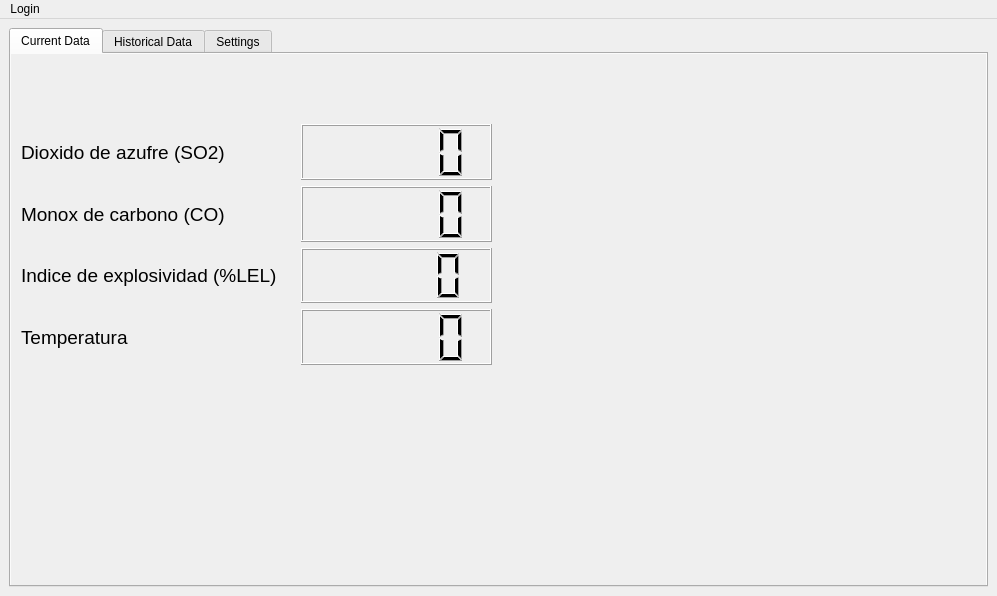
<?xml version="1.0" encoding="UTF-8"?>
<ui version="4.0">
 <class>MainWindow</class>
 <widget class="QMainWindow" name="MainWindow">
  <property name="geometry">
   <rect>
    <x>0</x>
    <y>0</y>
    <width>997</width>
    <height>596</height>
   </rect>
  </property>
  <property name="windowTitle">
   <string>MainWindow</string>
  </property>
  <widget class="QWidget" name="centralwidget">
   <layout class="QVBoxLayout" name="verticalLayout">
    <item>
     <widget class="QTabWidget" name="tabWidget">
      <property name="currentIndex">
       <number>0</number>
      </property>
      <widget class="QWidget" name="tab">
       <property name="minimumSize">
        <size>
         <width>973</width>
         <height>0</height>
        </size>
       </property>
       <property name="autoFillBackground">
        <bool>true</bool>
       </property>
       <attribute name="title">
        <string>Current Data</string>
       </attribute>
       <widget class="QWidget" name="layoutWidget">
        <property name="geometry">
         <rect>
          <x>10</x>
          <y>70</y>
          <width>256</width>
          <height>241</height>
         </rect>
        </property>
        <layout class="QVBoxLayout" name="verticalLayout_1">
         <item>
          <widget class="QLabel" name="label_SulfDioxide">
           <property name="font">
            <font>
             <pointsize>14</pointsize>
            </font>
           </property>
           <property name="text">
            <string>Dioxido de azufre (SO2)</string>
           </property>
          </widget>
         </item>
         <item>
          <widget class="QLabel" name="label_CarbonMonoxide">
           <property name="font">
            <font>
             <pointsize>14</pointsize>
            </font>
           </property>
           <property name="text">
            <string>Monox de carbono (CO)</string>
           </property>
          </widget>
         </item>
         <item>
          <widget class="QLabel" name="label_lel">
           <property name="font">
            <font>
             <pointsize>14</pointsize>
            </font>
           </property>
           <property name="text">
            <string>Indice de explosividad (%LEL)</string>
           </property>
          </widget>
         </item>
         <item>
          <widget class="QLabel" name="label_temperature">
           <property name="font">
            <font>
             <pointsize>14</pointsize>
            </font>
           </property>
           <property name="text">
            <string>Temperatura</string>
           </property>
          </widget>
         </item>
        </layout>
       </widget>
       <widget class="QWidget" name="layoutWidget">
        <property name="geometry">
         <rect>
          <x>290</x>
          <y>70</y>
          <width>191</width>
          <height>241</height>
         </rect>
        </property>
        <layout class="QVBoxLayout" name="verticalLayout_2">
         <item>
          <widget class="QLCDNumber" name="lcdNumber_sulfDioxide"/>
         </item>
         <item>
          <widget class="QLCDNumber" name="lcdNumber_carbonMonoxide"/>
         </item>
         <item>
          <widget class="QLCDNumber" name="lcdNumber_lel"/>
         </item>
         <item>
          <widget class="QLCDNumber" name="lcdNumber_temperature"/>
         </item>
        </layout>
       </widget>
       <widget class="QLabel" name="label_Picture">
        <property name="geometry">
         <rect>
          <x>280</x>
          <y>200</y>
          <width>551</width>
          <height>141</height>
         </rect>
        </property>
        <property name="text">
         <string/>
        </property>
       </widget>
       <zorder>label_Picture</zorder>
       <zorder>layoutWidget</zorder>
       <zorder>layoutWidget</zorder>
      </widget>
      <widget class="QWidget" name="tab_2">
       <attribute name="title">
        <string>Historical Data</string>
       </attribute>
       <layout class="QHBoxLayout" name="horizontalLayout">
        <item>
         <widget class="QFrame" name="horizontalFrame_chart">
          <layout class="QHBoxLayout" name="horizontalLayout_chart"/>
         </widget>
        </item>
       </layout>
      </widget>
      <widget class="QWidget" name="tab_3">
       <attribute name="title">
        <string>Settings</string>
       </attribute>
       <widget class="QPushButton" name="pushButton_serialStart">
        <property name="geometry">
         <rect>
          <x>190</x>
          <y>160</y>
          <width>80</width>
          <height>24</height>
         </rect>
        </property>
        <property name="text">
         <string>Start</string>
        </property>
       </widget>
       <widget class="QComboBox" name="comboBox_serialBaudRate">
        <property name="geometry">
         <rect>
          <x>80</x>
          <y>160</y>
          <width>72</width>
          <height>24</height>
         </rect>
        </property>
       </widget>
       <widget class="QComboBox" name="comboBox_serialPorts">
        <property name="geometry">
         <rect>
          <x>80</x>
          <y>210</y>
          <width>72</width>
          <height>24</height>
         </rect>
        </property>
       </widget>
       <widget class="QLabel" name="label_serialBaudRate">
        <property name="geometry">
         <rect>
          <x>10</x>
          <y>160</y>
          <width>61</width>
          <height>16</height>
         </rect>
        </property>
        <property name="text">
         <string>Boud Rate</string>
        </property>
       </widget>
       <widget class="QLabel" name="label_serialPort">
        <property name="geometry">
         <rect>
          <x>8</x>
          <y>210</y>
          <width>61</width>
          <height>20</height>
         </rect>
        </property>
        <property name="text">
         <string>Port (COM)</string>
        </property>
       </widget>
       <widget class="QPushButton" name="pushButton_serialClose">
        <property name="geometry">
         <rect>
          <x>190</x>
          <y>210</y>
          <width>80</width>
          <height>24</height>
         </rect>
        </property>
        <property name="text">
         <string>Close</string>
        </property>
       </widget>
      </widget>
     </widget>
    </item>
   </layout>
  </widget>
  <widget class="QMenuBar" name="menubar">
   <property name="geometry">
    <rect>
     <x>0</x>
     <y>0</y>
     <width>997</width>
     <height>21</height>
    </rect>
   </property>
   <widget class="QMenu" name="menuLogin">
    <property name="title">
     <string>Login</string>
    </property>
    <addaction name="actionSign_up"/>
   </widget>
   <addaction name="menuLogin"/>
  </widget>
  <action name="actionSign_up">
   <property name="text">
    <string>Sign up</string>
   </property>
  </action>
 </widget>
 <resources/>
 <connections/>
</ui>
